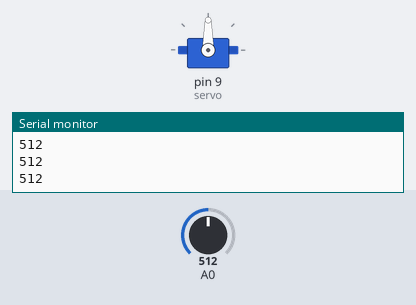
The sketch below on a simulated Arduino Uno, built with avr-gcc and run on an emulated ATmega328P. On the bench: servo, the last lines printed to the serial monitor. Inputs (shaded band) come from the test bench; at power-on: A0 = 512.

Above: at 1.2 s.
1.3 s: A0 set to 418
2.8 s: A0 set to 387
At 4.1 s:
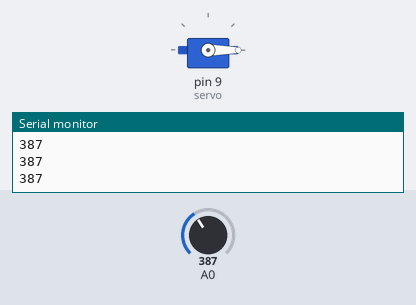
Timing chart, 0 to 10.6 s (numbered marks = the images above; inputs shaded):
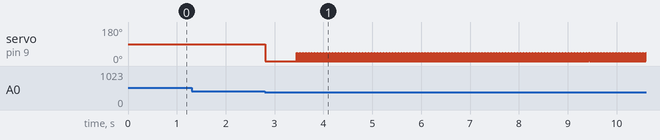

Measured:
- the behaviour switches between 400 and 399 on A0 (found by bisection; images 0 and 1)
- after the input at 2.8 s, servo on pin 9 (servo): 90° → 0° at once, then repeats every 0.06 s: 45° 0.01 s, 0° 0.05 s

The sketch:

sketch_jul31a.ino
```cpp
#include <Servo.h>

Servo servo;

void setup() {
  // put your setup code here, to run once:
  Serial.begin(9600);
  servo.attach(9);
}

void loop() {
  // put your main code here, to run repeatedly:
  int lightValue = analogRead(A0);
  Serial.println(lightValue);
  if(lightValue < 400) {
    servo.write(0);
    delay(10);
    servo.write(45);
    delay(10);
  }
}
```
